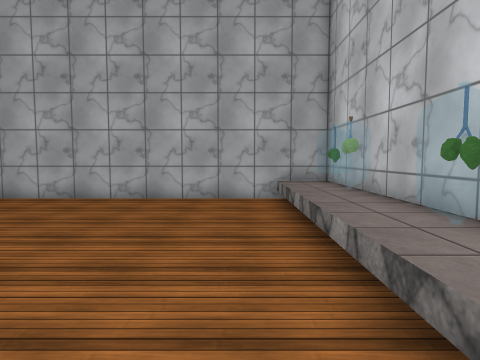
view 1 (above)

13 first-person views from a walk through a Unity game level. The camera is 1.4 m above the floor, tilts 4° down and sees 75° across. The floor is counted in squares, 1 m on a side. Each view is taken from the middle of a square. On the plan, view 1 faces up. The plan holds only what a view shows up to about 14 squares ahead; the rest is blank. The place goes on beyond the plan. Some animated figures are not drawn. Surface patterns are stand-ins for the level's own textures.

view 2
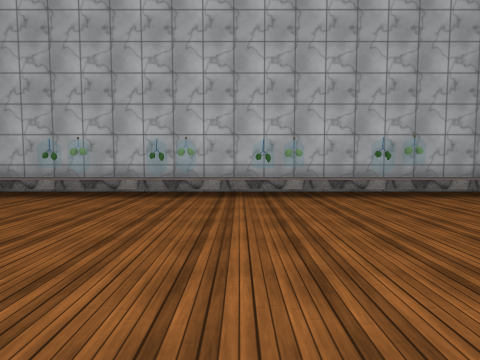

view 3
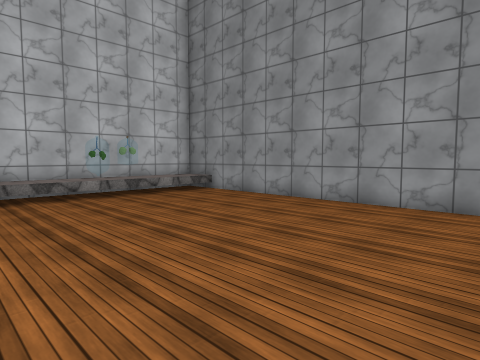

view 4
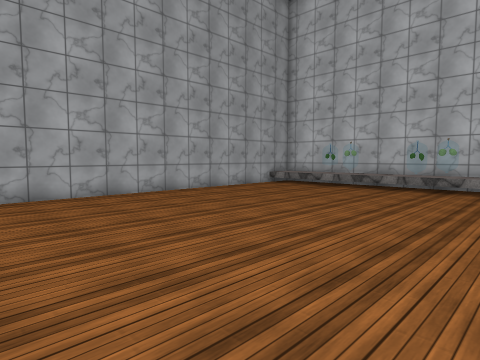

view 5
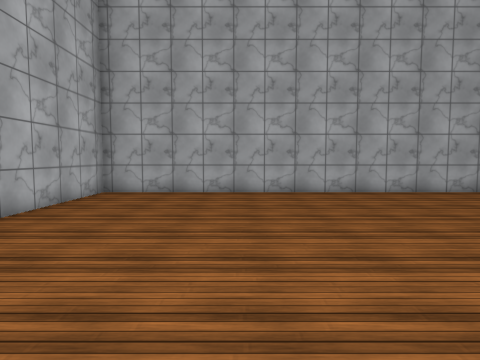

view 6
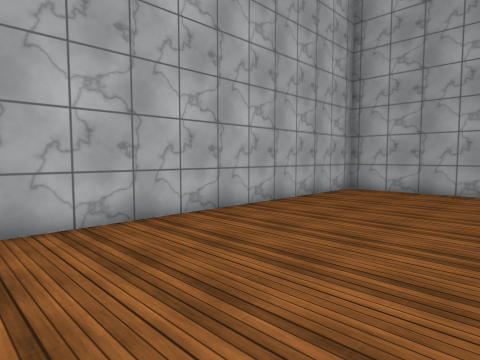

view 7
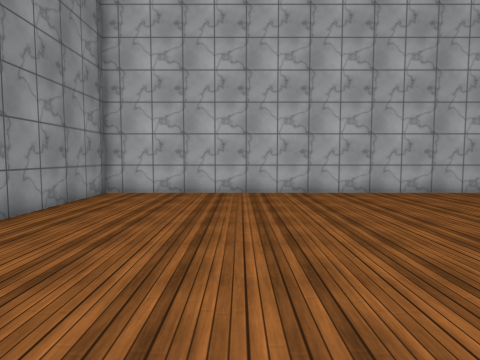

view 8
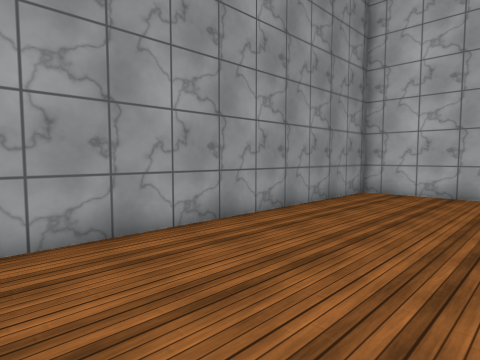

view 9
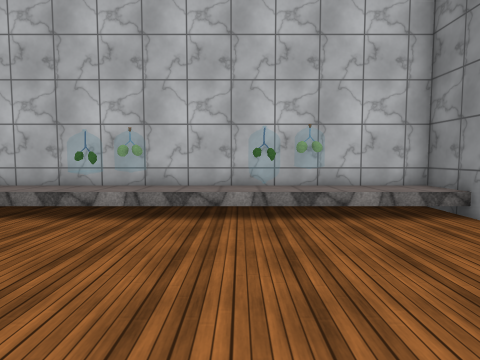

view 10
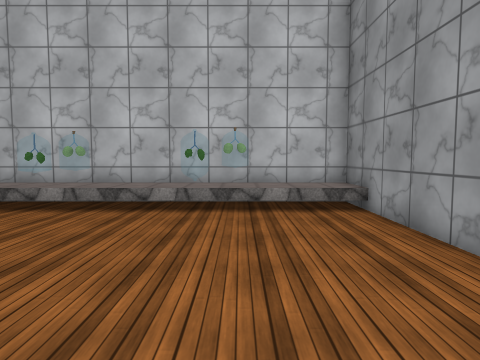

view 11
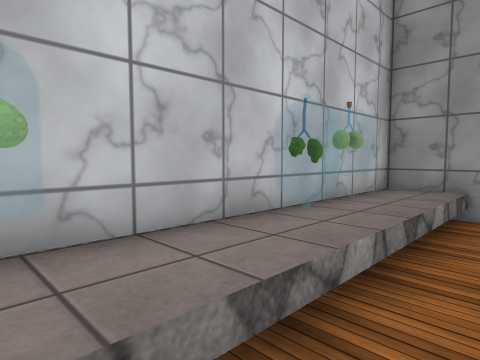

view 12
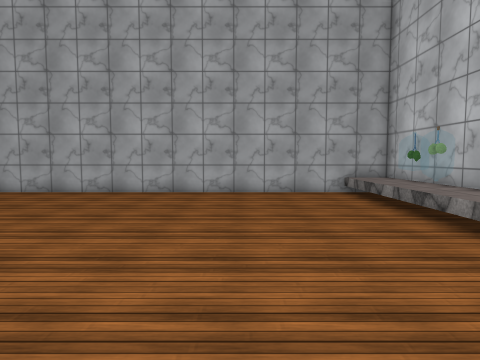

view 13
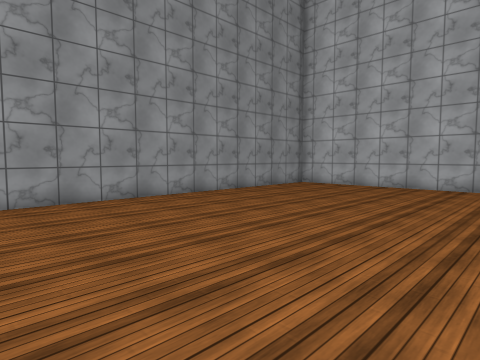

### Floor plan
Key: @ floor where view 1 was taken; # wall or solid block; . floor; = window, fence, low wall or low ledge; ^ raised ledge.
Columns run from 19 left of view 1 to 3 right of it. Each row starts with its distance up from view 1.
 11 ####################^^^
 10 #...................^^#
  9 #...................^^#
  8 #...................^^#
  7 #...................= #
  6 #...................^ #
  5 #...................^^#
  4 #...................^^#
  3 #...................^ #
  2 #...................^ #
  1 #...................^^#
  0 =..................@^^#
 -1 =...................^ #
 -2 =...................^ #
 -3 =...................^^#
 -4 =...................^^#
 -5 =...................^^#
 -6 #...................^=
 -7 #...................^^
 -8 #...................^^#
 -9 #...................^^#
-10 #....................^#
-11 ####################===

Where each view was taken, in squares from view 1:
view 1: 0 up, 0 right, facing up
view 2: 0 up, 10 left, facing right
view 3: 1 down, 10 left, facing down-right
view 4: 1 down, 13 left, facing up-right
view 5: 2 down, 13 left, facing up
view 6: 3 down, 12 left, facing up-left
view 7: 5 down, 6 left, facing left
view 8: 5 down, 6 left, facing down-left
view 9: 5 down, 6 left, facing right
view 10: 7 down, 7 left, facing right
view 11: 2 down, 0 right, facing down-right
view 12: 2 down, 3 left, facing up
view 13: 0 up, 3 left, facing down-left
